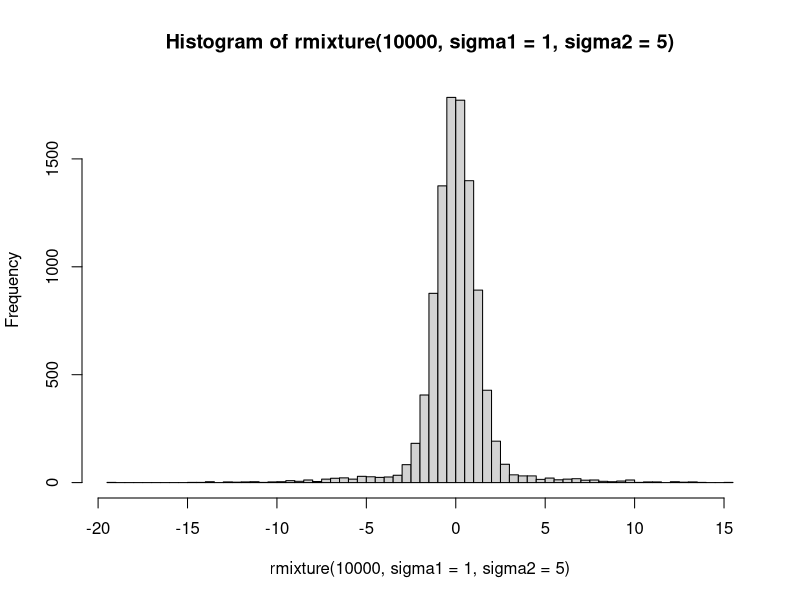
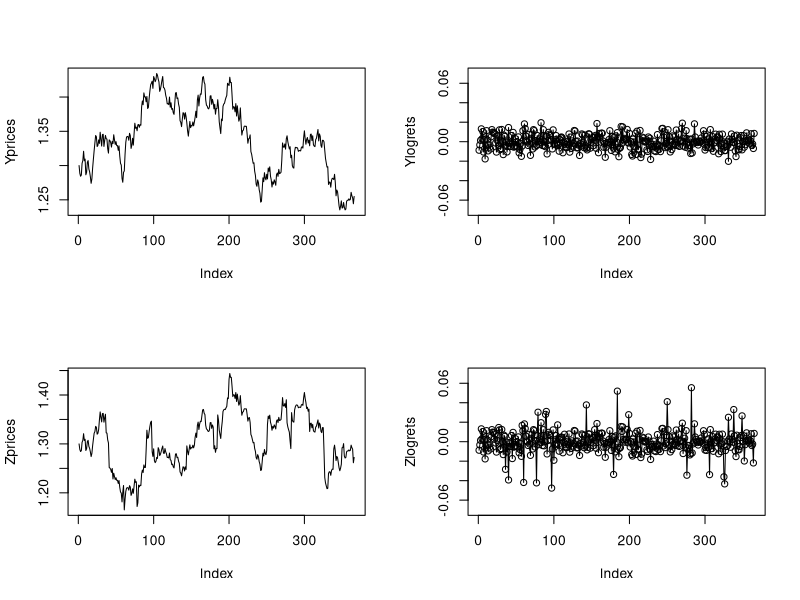
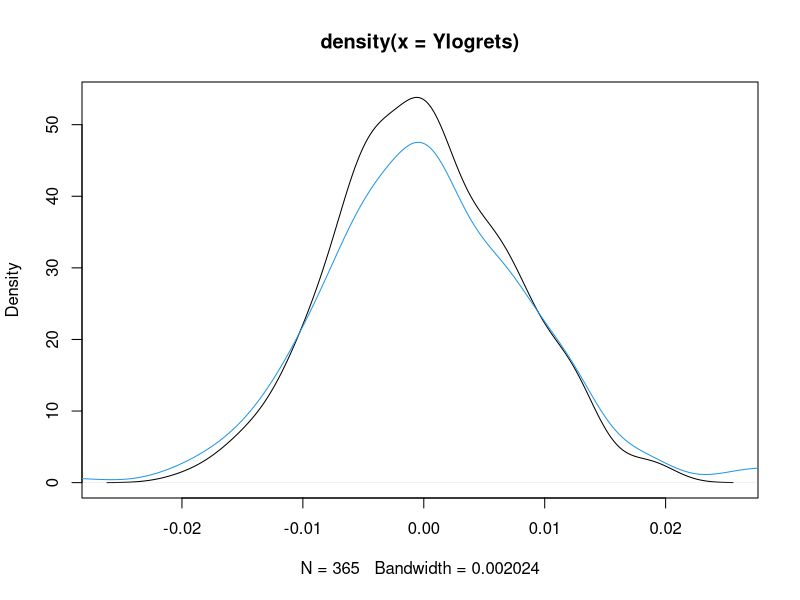

Write the R code that produced these figures, in order.
############## 5.1 ##############
#C# Ylogrets = diff(log(Y))



#C# c(Y[1],Y[1]*exp(cumsum(Ylogrets)))



#># 
Y = c(30,29,28,28,30,32,31)
Ylogrets = diff(log(Y))
round(Ylogrets,4)
#~[1] -0.0339 -0.0351 0.0000 0.0690 0.0645 -0.0317
Yprices = c(Y[1],Y[1]*exp(cumsum(Ylogrets)))
Yprices
#~[1] 30 29 28 28 30 32 31
#]#



Y=c(1.3,1.2,1.3,1.4,1.5,1.4,1.3,1.4,1.5)
toPrices <- function(Y1,Ylogrets){
  Yprices = c(Y1,Y1*exp(cumsum(Ylogrets)))
  Yprices
}
Y
toPrices(Y[1],diff(log(Y)))
#assert
sum(Y-toPrices(Y[1],diff(log(Y)))<.00000001) == length(Y)



############## 5.2 ##############
#### Figure 5.1
rmixture <- function(N,sigma1,sigma2=0,thresh=.9) {
  variates = vector(length=N)
  U = runif(N)
  for(i in 1:N)
    variates[i] = rnorm(1,0,sd=sigma1)
  if(sigma2 != 0) { #only mixture if sigma2 != 0
    for(i in 1:N)
      if(U[i] >= thresh)
        #replace original variate with mixture variate
        variates[i] = rnorm(1,0,sd=sigma2)
  }
  variates
}
hist(rmixture(10000,sigma1=1,sigma2=5),breaks=50)



#### Figure 5.2, 5.3, 5.4
simPricePath <- function(initPrice,N,seed,sigma1=.05,
                         sigma2=0,thresh=.9) {
  #Non mixture model
  set.seed(seed)
  Xlogrets = rmixture(N,sigma1,sigma2,thresh=thresh)
  Xprices = toPrices(initPrice,Xlogrets)
  list(Xprices,c(Xlogrets))
}
#unit test
seed=26
sigma1=0.007157
N=365
par(mfrow=c(2,2)); maxy=10*.007
Y <- simPricePath(1.3,N=365,seed=seed,sigma1)
Yprices <- Y[[1]]
Ylogrets <- Y[[2]]
plot(Yprices,type='l')
plot(Ylogrets,type='l',ylim=c(-maxy,maxy))
points(Ylogrets)
Z <- simPricePath(1.3,N=365,seed=seed,sigma1,sigma2=4*sigma1)
Zprices <- Z[[1]]
Zlogrets <- Z[[2]]
plot(Zprices,type='l')
plot(Zlogrets,type='l',ylim=c(-maxy,maxy))
points(Zlogrets)
sd(Ylogrets)
sd(Zlogrets)
par(mfrow=c(1,1))
plot(density(Ylogrets))
lines(density(Zlogrets),col=4)



#### Figure 5.5




